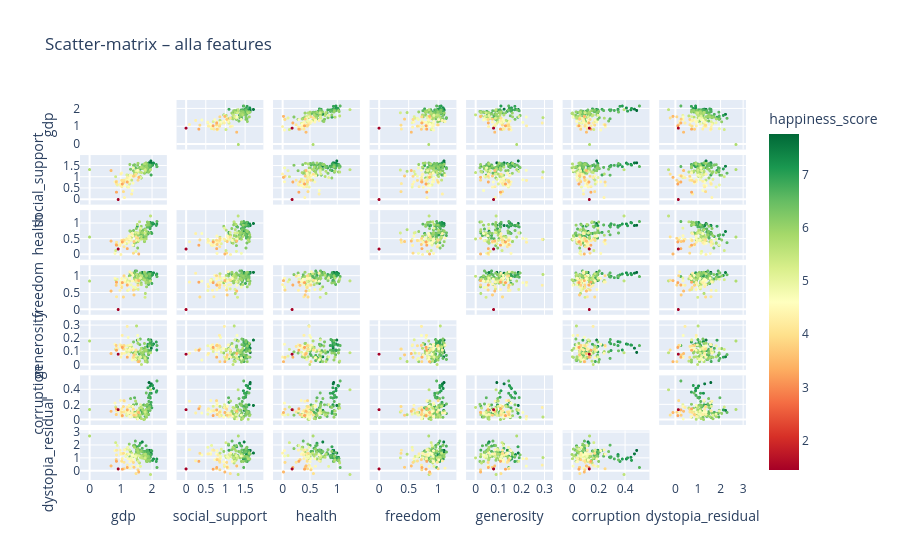

Write notebook code for a chart like this one.
### Code cell
fig = px.scatter_matrix(
    df_latest,
    dimensions=FEATURE_COLS,
    color='happiness_score',
    color_continuous_scale='RdYlGn',
    hover_name='country',
    title='Scatter-matrix – alla features'
)
fig.update_traces(diagonal_visible=False, marker=dict(size=3))
fig.write_html(str(DATA_DIR / 'scatter_matrix.html'))
fig.show()

### Figure 1 — Plotly figure (JSON) as saved in the notebook; plotly's stock layout.template omitted (floating-point values rounded to 4 significant figures; data arrays with more than 128 entries replaced by an {"elided": "..."} marker saying what was removed)
{"data": [{"diagonal": {"visible": false}, "dimensions": [{"axis": {"matches": true}, "label": "gdp", "values": {"elided": "145 float values"}}, {"axis": {"matches": true}, "label": "social_support", "values": {"elided": "145 float values"}}, {"axis": {"matches": true}, "label": "health", "values": {"elided": "145 float values"}}, {"axis": {"matches": true}, "label": "freedom", "values": {"elided": "145 float values"}}, {"axis": {"matches": true}, "label": "generosity", "values": {"elided": "145 float values"}}, {"axis": {"matches": true}, "label": "corruption", "values": {"elided": "145 float values"}}, {"axis": {"matches": true}, "label": "dystopia_residual", "values": {"elided": "145 float values"}}], "hovertemplate": "<b>%{hovertext}</b><br><br>%{xaxis.title.text}=%{x}<br>%{yaxis.title.text}=%{y}<br>happiness_score=%{marker.color}<extra></extra>", "hovertext": {"elided": "145 str values"}, "legendgroup": "", "marker": {"color": {"elided": "145 float values"}, "coloraxis": "coloraxis", "size": 3, "symbol": "circle"}, "name": "", "showlegend": false, "type": "splom"}], "layout": {"coloraxis": {"colorbar": {"title": {"text": "happiness_score"}}, "colorscale": [[0, "rgb(165,0,38)"], [0.1, "rgb(215,48,39)"], [0.2, "rgb(244,109,67)"], [0.3, "rgb(253,174,97)"], [0.4, "rgb(254,224,139)"], [0.5, "rgb(255,255,191)"], [0.6, "rgb(217,239,139)"], [0.7, "rgb(166,217,106)"], [0.8, "rgb(102,189,99)"], [0.9, "rgb(26,152,80)"], [1, "rgb(0,104,55)"]]}, "dragmode": "select", "legend": {"tracegroupgap": 0}, "title": {"text": "Scatter-matrix – alla features"}}}
